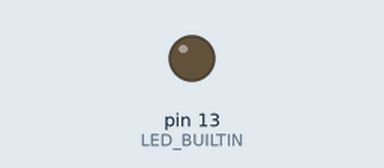
Bench run of a sketch on a simulated Arduino Uno, built with avr-gcc and run on an emulated ATmega328P. On the bench: output pins drawn as LEDs (lit = HIGH). What the sketch prints to the serial monitor is not drawn.

Above: at 0.5 s.
At 5.0 s:
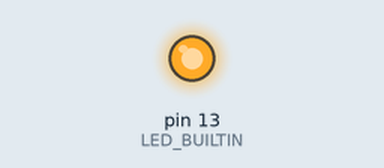
Timing chart, 0 to 6.9 s (numbered marks = the images above):
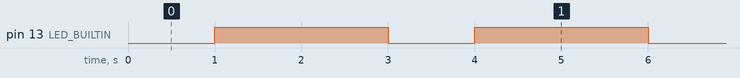

The sketch:

Blink.ino
```cpp
unsigned long previousMillis = 0;
unsigned long interval = 60000;


void setup() {
  Serial.begin(9600);
  pinMode(LED_BUILTIN, OUTPUT);
}


void loop() {
  digitalWrite(LED_BUILTIN, LOW);
  delay(1000);
  digitalWrite(LED_BUILTIN, HIGH);
  delay(2000);

  unsigned long currentMillis = millis();

if (currentMillis - previousMillis > interval) {
 previousMillis = currentMillis;
 Serial.println("This is after a minute man");


}


}
```

Measured:
- by itself, pin 13 (LED_BUILTIN): alternates HIGH for 2.0 s and LOW for 1.0 s
